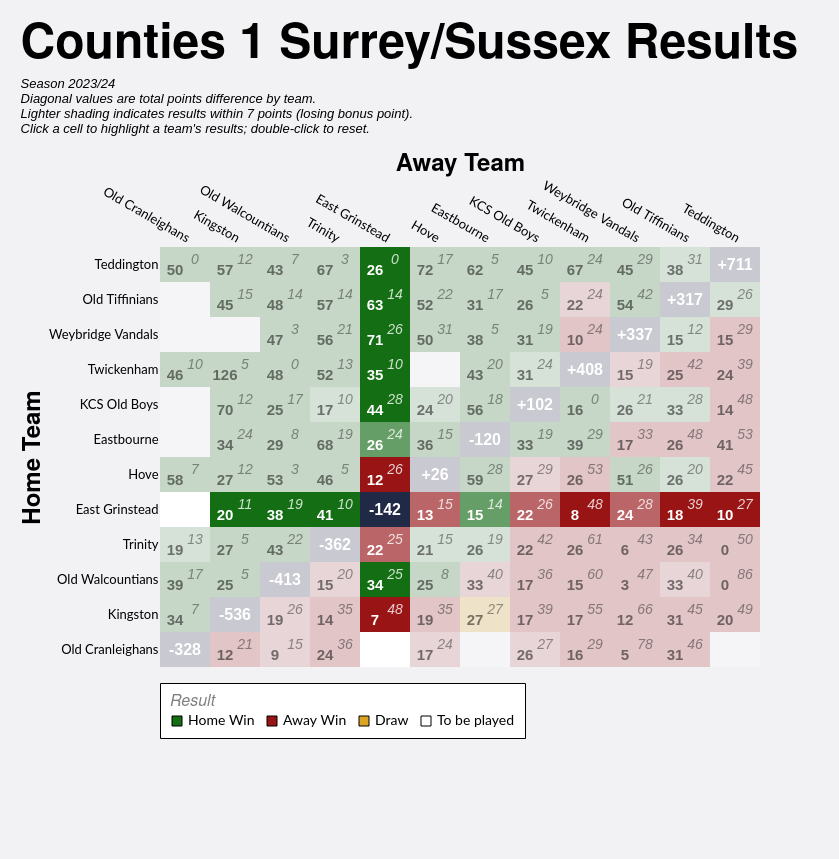

This figure's Vega-Lite source:
### Vega-Lite specification from a JSON file in a GitHub repository (floating-point values rounded to 4 significant figures; data arrays with more than 128 entries replaced by an {"elided": "..."} marker saying what was removed)
{"config": {"axis": {"labelFont": "Lato, sans-serif", "titleFont": "PT Sans Narrow, Helvetica Neue, Helvetica, Arial, sans-serif", "labelFontSize": 13, "titleFontSize": 24, "gridColor": "#202947", "gridOpacity": 0.2}, "header": {"labelFont": "PT Sans Narrow, Helvetica Neue, Helvetica, Arial, sans-serif", "titleFont": "PT Sans Narrow, Helvetica Neue, Helvetica, Arial, sans-serif", "labelFontSize": 24, "titleFontSize": 28, "labelFontWeight": "bold", "orient": "left"}, "legend": {"labelFont": "Lato, sans-serif", "titleFont": "PT Sans Narrow, Helvetica Neue, Helvetica, Arial, sans-serif", "labelFontSize": 14, "titleFontSize": 16, "titlePadding": 5, "fillColor": "white", "strokeColor": "black", "padding": 10, "titleFontWeight": "lighter", "titleFontStyle": "italic", "titleColor": "gray", "offset": 10}, "title": {"font": "PT Sans Narrow, Helvetica Neue, Helvetica, Arial, sans-serif", "fontSize": 48, "fontWeight": "bold", "anchor": "start", "align": "center", "titlePadding": 20, "subtitlePadding": 10, "subtitleFontSize": 13, "subtitleColor": "", "subtitleFontStyle": "italic", "offset": 15, "color": "black"}, "axisX": {"labelAngle": 0}, "facet": {"title": null, "header": null, "align": {"row": "each", "column": "each"}}, "resolve": {"scale": {"y": "independent", "facet": "independent"}}, "background": "#f2f1f4", "view": {"stroke": null}}, "layer": [{"data": {"name": "data-abc8124b15d42e4ee42513453231f573"}, "mark": {"type": "rect"}, "encoding": {"color": {"field": "result", "legend": {"columns": 4, "direction": "horizontal", "labelLimit": 200, "offset": 16, "orient": "bottom", "symbolStrokeColor": "black", "symbolStrokeWidth": 1, "values": ["Home Win", "Away Win", "Draw", "To be played"]}, "scale": {"domain": ["Home Win", "Home Win (LBP)", "Away Win", "Away Win (LBP)", "Draw", "To be played", "N/A"], "range": ["#146f14", "#146f14a0", "#991515", "#991515a0", "goldenrod", "white", "#202946"]}, "title": "Result", "type": "nominal"}, "opacity": {"condition": {"test": "datum.home_team == param_13['home_team'] || datum.away_team == param_13['home_team'] || !isValid(param_13['home_team'])", "value": 1.0}, "value": 0.2}, "tooltip": [{"field": "home_team", "title": "Home", "type": "nominal"}, {"field": "away_team", "title": "Away", "type": "nominal"}, {"field": "home_score_text", "title": "Home Score", "type": "nominal"}, {"field": "away_score_text", "title": "Away Score", "type": "nominal"}, {"field": "result", "title": "Result", "type": "nominal"}, {"field": "date", "format": "%d %b %Y", "title": "Date", "type": "temporal"}], "x": {"axis": {"domain": false, "grid": false, "labelAngle": 30, "orient": "top", "ticks": false}, "field": "away_team", "sort": ["Old Cranleighans", "Kingston", "Old Walcountians", "Trinity", "East Grinstead", "Hove", "Eastbourne", "KCS Old Boys", "Twickenham", "Weybridge Vandals", "Old Tiffinians", "Teddington"], "title": "Away Team", "type": "nominal"}, "y": {"axis": {"domain": false, "grid": false, "ticks": false}, "field": "home_team", "sort": ["Teddington", "Old Tiffinians", "Weybridge Vandals", "Twickenham", "KCS Old Boys", "Eastbourne", "Hove", "East Grinstead", "Trinity", "Old Walcountians", "Kingston", "Old Cranleighans"], "title": "Home Team", "type": "nominal"}}, "name": "view_9"}, {"data": {"name": "data-abc8124b15d42e4ee42513453231f573"}, "mark": {"type": "text", "fontStyle": "italic", "size": 14, "xOffset": 10, "yOffset": -5}, "encoding": {"color": {"condition": {"test": "datum.home_team == param_13['home_team'] || datum.away_team == param_13['home_team'] || !isValid(param_13['home_team'])", "value": "white"}, "value": "black"}, "opacity": {"condition": {"test": "datum.home_team == param_13['home_team'] || datum.away_team == param_13['home_team'] || !isValid(param_13['home_team'])", "value": 0.8}, "value": 0.4}, "text": {"field": "away_score_text", "type": "nominal"}, "x": {"field": "away_team", "sort": ["Old Cranleighans", "Kingston", "Old Walcountians", "Trinity", "East Grinstead", "Hove", "Eastbourne", "KCS Old Boys", "Twickenham", "Weybridge Vandals", "Old Tiffinians", "Teddington"], "type": "nominal"}, "y": {"field": "home_team", "sort": ["Teddington", "Old Tiffinians", "Weybridge Vandals", "Twickenham", "KCS Old Boys", "Eastbourne", "Hove", "East Grinstead", "Trinity", "Old Walcountians", "Kingston", "Old Cranleighans"], "type": "nominal"}}, "transform": [{"filter": "datum.away_score_text != '' && datum.away_score_text != 'WO'"}]}, {"data": {"name": "data-abc8124b15d42e4ee42513453231f573"}, "mark": {"type": "text", "size": 12, "xOffset": 10, "yOffset": -5}, "encoding": {"color": {"condition": {"test": "datum.home_team == param_13['home_team'] || datum.away_team == param_13['home_team'] || !isValid(param_13['home_team'])", "value": "white"}, "value": "black"}, "opacity": {"condition": {"test": "datum.home_team == param_13['home_team'] || datum.away_team == param_13['home_team'] || !isValid(param_13['home_team'])", "value": 0.8}, "value": 0.4}, "text": {"field": "away_score_text", "type": "nominal"}, "x": {"field": "away_team", "sort": ["Old Cranleighans", "Kingston", "Old Walcountians", "Trinity", "East Grinstead", "Hove", "Eastbourne", "KCS Old Boys", "Twickenham", "Weybridge Vandals", "Old Tiffinians", "Teddington"], "type": "nominal"}, "y": {"field": "home_team", "sort": ["Teddington", "Old Tiffinians", "Weybridge Vandals", "Twickenham", "KCS Old Boys", "Eastbourne", "Hove", "East Grinstead", "Trinity", "Old Walcountians", "Kingston", "Old Cranleighans"], "type": "nominal"}}, "transform": [{"filter": "datum.away_score_text == 'WO'"}]}, {"data": {"name": "data-abc8124b15d42e4ee42513453231f573"}, "mark": {"type": "text", "fontWeight": "bold", "size": 15, "xOffset": -10, "yOffset": 5}, "encoding": {"color": {"condition": {"test": "datum.home_team == param_13['home_team'] || datum.away_team == param_13['home_team'] || !isValid(param_13['home_team'])", "value": "white"}, "value": "black"}, "opacity": {"condition": {"test": "datum.home_team == param_13['home_team'] || datum.away_team == param_13['home_team'] || !isValid(param_13['home_team'])", "value": 1.0}, "value": 0.5}, "text": {"field": "home_score_text", "type": "nominal"}, "x": {"field": "away_team", "sort": ["Old Cranleighans", "Kingston", "Old Walcountians", "Trinity", "East Grinstead", "Hove", "Eastbourne", "KCS Old Boys", "Twickenham", "Weybridge Vandals", "Old Tiffinians", "Teddington"], "type": "nominal"}, "y": {"field": "home_team", "sort": ["Teddington", "Old Tiffinians", "Weybridge Vandals", "Twickenham", "KCS Old Boys", "Eastbourne", "Hove", "East Grinstead", "Trinity", "Old Walcountians", "Kingston", "Old Cranleighans"], "type": "nominal"}}, "transform": [{"filter": "datum.home_score_text != '' && datum.home_score_text != 'WO'"}]}, {"data": {"name": "data-abc8124b15d42e4ee42513453231f573"}, "mark": {"type": "text", "size": 12, "xOffset": -10, "yOffset": 5}, "encoding": {"color": {"condition": {"test": "datum.home_team == param_13['home_team'] || datum.away_team == param_13['home_team'] || !isValid(param_13['home_team'])", "value": "white"}, "value": "black"}, "opacity": {"condition": {"test": "datum.home_team == param_13['home_team'] || datum.away_team == param_13['home_team'] || !isValid(param_13['home_team'])", "value": 1.0}, "value": 0.5}, "text": {"field": "home_score_text", "type": "nominal"}, "x": {"field": "away_team", "sort": ["Old Cranleighans", "Kingston", "Old Walcountians", "Trinity", "East Grinstead", "Hove", "Eastbourne", "KCS Old Boys", "Twickenham", "Weybridge Vandals", "Old Tiffinians", "Teddington"], "type": "nominal"}, "y": {"field": "home_team", "sort": ["Teddington", "Old Tiffinians", "Weybridge Vandals", "Twickenham", "KCS Old Boys", "Eastbourne", "Hove", "East Grinstead", "Trinity", "Old Walcountians", "Kingston", "Old Cranleighans"], "type": "nominal"}}, "transform": [{"filter": "datum.home_score_text == 'WO'"}]}, {"data": {"name": "data-a471e141abb61694f3c372b27da27f09"}, "mark": {"type": "text", "color": "white", "fontWeight": "bold", "size": 16}, "encoding": {"text": {"field": "display_text", "type": "nominal"}, "tooltip": [{"field": "home_team", "title": "Team", "type": "nominal"}, {"field": "display_text", "title": "Points Difference", "type": "nominal"}], "x": {"field": "away_team", "sort": ["Old Cranleighans", "Kingston", "Old Walcountians", "Trinity", "East Grinstead", "Hove", "Eastbourne", "KCS Old Boys", "Twickenham", "Weybridge Vandals", "Old Tiffinians", "Teddington"], "type": "nominal"}, "y": {"field": "home_team", "sort": ["Teddington", "Old Tiffinians", "Weybridge Vandals", "Twickenham", "KCS Old Boys", "Eastbourne", "Hove", "East Grinstead", "Trinity", "Old Walcountians", "Kingston", "Old Cranleighans"], "type": "nominal"}}}], "height": {"step": 35}, "padding": {"left": 20, "top": 20, "right": 40, "bottom": 120}, "params": [{"name": "param_13", "select": {"type": "point", "clear": "dblclick", "fields": ["home_team"], "on": "click"}, "value": [{"home_team": "East Grinstead"}], "views": ["view_9"]}], "title": {"text": "Counties 1 Surrey/Sussex Results", "subtitle": ["Season 2023/24", "Diagonal values are total points difference by team.", "Lighter shading indicates results within 7 points (losing bonus point).", "Click a cell to highlight a team's results; double-click to reset."]}, "width": {"step": 50}, "$schema": "https://vega.github.io/schema/vega-lite/v5.20.1.json", "datasets": {"data-abc8124b15d42e4ee42513453231f573": {"elided": "144 records"}, "data-a471e141abb61694f3c372b27da27f09": [{"home_team": "East Grinstead", "away_team": "East Grinstead", "match_id": null, "date": "", "home_score": null, "away_score": null, "home_walkover": null, "away_walkover": null, "result": "N/A", "home_score_text": "", "away_score_text": "", "wo_result": "", "score_text": "", "display_text": "-142", "is_diagonal": true, "result_simple": "N/A"}, {"home_team": "Eastbourne", "away_team": "Eastbourne", "match_id": null, "date": "", "home_score": null, "away_score": null, "home_walkover": null, "away_walkover": null, "result": "N/A", "home_score_text": "", "away_score_text": "", "wo_result": "", "score_text": "", "display_text": "-120", "is_diagonal": true, "result_simple": "N/A"}, {"home_team": "Hove", "away_team": "Hove", "match_id": null, "date": "", "home_score": null, "away_score": null, "home_walkover": null, "away_walkover": null, "result": "N/A", "home_score_text": "", "away_score_text": "", "wo_result": "", "score_text": "", "display_text": "+26", "is_diagonal": true, "result_simple": "N/A"}, {"home_team": "KCS Old Boys", "away_team": "KCS Old Boys", "match_id": null, "date": "", "home_score": null, "away_score": null, "home_walkover": null, "away_walkover": null, "result": "N/A", "home_score_text": "", "away_score_text": "", "wo_result": "", "score_text": "", "display_text": "+102", "is_diagonal": true, "result_simple": "N/A"}, {"home_team": "Kingston", "away_team": "Kingston", "match_id": null, "date": "", "home_score": null, "away_score": null, "home_walkover": null, "away_walkover": null, "result": "N/A", "home_score_text": "", "away_score_text": "", "wo_result": "", "score_text": "", "display_text": "-536", "is_diagonal": true, "result_simple": "N/A"}, {"home_team": "Old Cranleighans", "away_team": "Old Cranleighans", "match_id": null, "date": "", "home_score": null, "away_score": null, "home_walkover": null, "away_walkover": null, "result": "N/A", "home_score_text": "", "away_score_text": "", "wo_result": "", "score_text": "", "display_text": "-328", "is_diagonal": true, "result_simple": "N/A"}, {"home_team": "Old Tiffinians", "away_team": "Old Tiffinians", "match_id": null, "date": "", "home_score": null, "away_score": null, "home_walkover": null, "away_walkover": null, "result": "N/A", "home_score_text": "", "away_score_text": "", "wo_result": "", "score_text": "", "display_text": "+317", "is_diagonal": true, "result_simple": "N/A"}, {"home_team": "Old Walcountians", "away_team": "Old Walcountians", "match_id": null, "date": "", "home_score": null, "away_score": null, "home_walkover": null, "away_walkover": null, "result": "N/A", "home_score_text": "", "away_score_text": "", "wo_result": "", "score_text": "", "display_text": "-413", "is_diagonal": true, "result_simple": "N/A"}, {"home_team": "Teddington", "away_team": "Teddington", "match_id": null, "date": "", "home_score": null, "away_score": null, "home_walkover": null, "away_walkover": null, "result": "N/A", "home_score_text": "", "away_score_text": "", "wo_result": "", "score_text": "", "display_text": "+711", "is_diagonal": true, "result_simple": "N/A"}, {"home_team": "Trinity", "away_team": "Trinity", "match_id": null, "date": "", "home_score": null, "away_score": null, "home_walkover": null, "away_walkover": null, "result": "N/A", "home_score_text": "", "away_score_text": "", "wo_result": "", "score_text": "", "display_text": "-362", "is_diagonal": true, "result_simple": "N/A"}, {"home_team": "Twickenham", "away_team": "Twickenham", "match_id": null, "date": "", "home_score": null, "away_score": null, "home_walkover": null, "away_walkover": null, "result": "N/A", "home_score_text": "", "away_score_text": "", "wo_result": "", "score_text": "", "display_text": "+408", "is_diagonal": true, "result_simple": "N/A"}, {"home_team": "Weybridge Vandals", "away_team": "Weybridge Vandals", "match_id": null, "date": "", "home_score": null, "away_score": null, "home_walkover": null, "away_walkover": null, "result": "N/A", "home_score_text": "", "away_score_text": "", "wo_result": "", "score_text": "", "display_text": "+337", "is_diagonal": true, "result_simple": "N/A"}]}}
